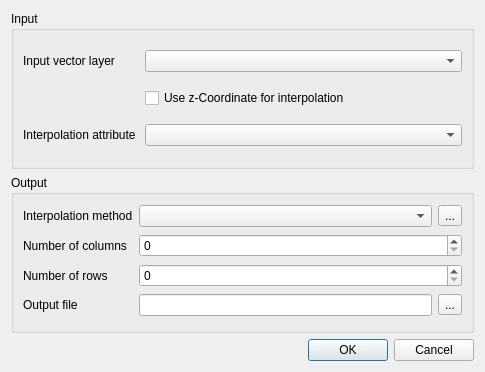
<ui version="4.0" >
 <class>QgsInterpolationDialogBase</class>
 <widget class="QDialog" name="QgsInterpolationDialogBase" >
  <property name="geometry" >
   <rect>
    <x>0</x>
    <y>0</y>
    <width>485</width>
    <height>372</height>
   </rect>
  </property>
  <property name="sizePolicy" >
   <sizepolicy vsizetype="Fixed" hsizetype="Preferred" >
    <horstretch>0</horstretch>
    <verstretch>0</verstretch>
   </sizepolicy>
  </property>
  <property name="windowTitle" >
   <string>Interpolation plugin</string>
  </property>
  <layout class="QGridLayout" >
   <item row="0" column="0" >
    <widget class="QGroupBox" name="mInputGroupBox" >
     <property name="sizePolicy" >
      <sizepolicy vsizetype="Preferred" hsizetype="Preferred" >
       <horstretch>0</horstretch>
       <verstretch>0</verstretch>
      </sizepolicy>
     </property>
     <property name="title" >
      <string>Input</string>
     </property>
     <layout class="QGridLayout" >
      <item row="0" column="0" >
       <widget class="QLabel" name="mInputVectorLayerLabel" >
        <property name="text" >
         <string>Input vector layer</string>
        </property>
        <property name="buddy" >
         <cstring>mInputLayerComboBox</cstring>
        </property>
       </widget>
      </item>
      <item row="0" column="1" >
       <widget class="QComboBox" name="mInputLayerComboBox" >
        <property name="sizePolicy" >
         <sizepolicy vsizetype="Fixed" hsizetype="MinimumExpanding" >
          <horstretch>0</horstretch>
          <verstretch>0</verstretch>
         </sizepolicy>
        </property>
       </widget>
      </item>
      <item row="1" column="0" >
       <widget class="QLabel" name="label" >
        <property name="text" >
         <string/>
        </property>
       </widget>
      </item>
      <item row="1" column="1" >
       <widget class="QCheckBox" name="mUseZCoordCheckBox" >
        <property name="text" >
         <string>Use z-Coordinate for interpolation</string>
        </property>
       </widget>
      </item>
      <item row="2" column="0" >
       <widget class="QLabel" name="mInterpolationAttributeLabel" >
        <property name="text" >
         <string>Interpolation attribute </string>
        </property>
        <property name="buddy" >
         <cstring>mInterpolationAttributeComboBox</cstring>
        </property>
       </widget>
      </item>
      <item row="2" column="1" >
       <widget class="QComboBox" name="mInterpolationAttributeComboBox" >
        <property name="sizePolicy" >
         <sizepolicy vsizetype="Fixed" hsizetype="MinimumExpanding" >
          <horstretch>0</horstretch>
          <verstretch>0</verstretch>
         </sizepolicy>
        </property>
       </widget>
      </item>
     </layout>
    </widget>
   </item>
   <item row="1" column="0" >
    <widget class="QGroupBox" name="mOutputGroupBox" >
     <property name="sizePolicy" >
      <sizepolicy vsizetype="Preferred" hsizetype="Preferred" >
       <horstretch>0</horstretch>
       <verstretch>0</verstretch>
      </sizepolicy>
     </property>
     <property name="title" >
      <string>Output</string>
     </property>
     <layout class="QGridLayout" >
      <item row="0" column="0" >
       <widget class="QLabel" name="mInterpolationLabel" >
        <property name="text" >
         <string>Interpolation method</string>
        </property>
        <property name="buddy" >
         <cstring>mInterpolationMethodComboBox</cstring>
        </property>
       </widget>
      </item>
      <item row="0" column="1" >
       <widget class="QComboBox" name="mInterpolationMethodComboBox" />
      </item>
      <item row="0" column="2" >
       <widget class="QToolButton" name="mConfigureInterpolationButton" >
        <property name="text" >
         <string>...</string>
        </property>
        <property name="icon" >
         <iconset resource="interpolator.qrc" >:/options.png</iconset>
        </property>
       </widget>
      </item>
      <item row="1" column="0" >
       <widget class="QLabel" name="mNumberOfColumnsLabel" >
        <property name="text" >
         <string>Number of columns</string>
        </property>
        <property name="buddy" >
         <cstring>mNumberOfColumnsSpinBox</cstring>
        </property>
       </widget>
      </item>
      <item row="1" column="1" colspan="2" >
       <widget class="QSpinBox" name="mNumberOfColumnsSpinBox" >
        <property name="maximum" >
         <number>10000000</number>
        </property>
       </widget>
      </item>
      <item row="2" column="0" >
       <widget class="QLabel" name="mNumberOfRowsLabel" >
        <property name="text" >
         <string>Number of rows</string>
        </property>
        <property name="buddy" >
         <cstring>mNumberOfRowsSpinBox</cstring>
        </property>
       </widget>
      </item>
      <item row="2" column="1" colspan="2" >
       <widget class="QSpinBox" name="mNumberOfRowsSpinBox" >
        <property name="maximum" >
         <number>10000000</number>
        </property>
       </widget>
      </item>
      <item row="3" column="0" >
       <widget class="QLabel" name="mOutputFileLabel" >
        <property name="text" >
         <string>Output file </string>
        </property>
        <property name="buddy" >
         <cstring>mOutputFileLineEdit</cstring>
        </property>
       </widget>
      </item>
      <item row="3" column="1" >
       <widget class="QLineEdit" name="mOutputFileLineEdit" />
      </item>
      <item row="3" column="2" >
       <widget class="QToolButton" name="mOutputFileButton" >
        <property name="text" >
         <string>...</string>
        </property>
       </widget>
      </item>
     </layout>
    </widget>
   </item>
   <item row="2" column="0" >
    <widget class="QDialogButtonBox" name="buttonBox" >
     <property name="orientation" >
      <enum>Qt::Horizontal</enum>
     </property>
     <property name="standardButtons" >
      <set>QDialogButtonBox::Cancel|QDialogButtonBox::NoButton|QDialogButtonBox::Ok</set>
     </property>
    </widget>
   </item>
  </layout>
 </widget>
 <tabstops>
  <tabstop>mInputLayerComboBox</tabstop>
  <tabstop>mUseZCoordCheckBox</tabstop>
  <tabstop>mInterpolationAttributeComboBox</tabstop>
  <tabstop>mInterpolationMethodComboBox</tabstop>
  <tabstop>mConfigureInterpolationButton</tabstop>
  <tabstop>mNumberOfColumnsSpinBox</tabstop>
  <tabstop>mNumberOfRowsSpinBox</tabstop>
  <tabstop>mOutputFileLineEdit</tabstop>
  <tabstop>mOutputFileButton</tabstop>
  <tabstop>buttonBox</tabstop>
 </tabstops>
 <resources>
  <include location="interpolator.qrc" />
 </resources>
 <connections>
  <connection>
   <sender>buttonBox</sender>
   <signal>accepted()</signal>
   <receiver>QgsInterpolationDialogBase</receiver>
   <slot>accept()</slot>
   <hints>
    <hint type="sourcelabel" >
     <x>257</x>
     <y>362</y>
    </hint>
    <hint type="destinationlabel" >
     <x>157</x>
     <y>274</y>
    </hint>
   </hints>
  </connection>
  <connection>
   <sender>buttonBox</sender>
   <signal>rejected()</signal>
   <receiver>QgsInterpolationDialogBase</receiver>
   <slot>reject()</slot>
   <hints>
    <hint type="sourcelabel" >
     <x>325</x>
     <y>362</y>
    </hint>
    <hint type="destinationlabel" >
     <x>286</x>
     <y>274</y>
    </hint>
   </hints>
  </connection>
 </connections>
</ui>
